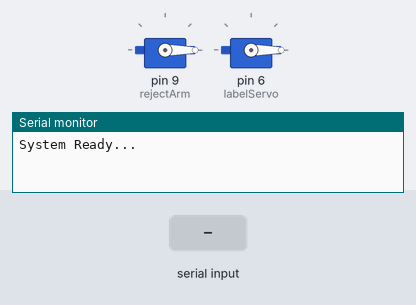
Recording of a sketch running on a simulated Arduino Uno, built with avr-gcc and run on an emulated ATmega328P. On the bench: 2 × servo, the last lines printed to the serial monitor. The inputs (shaded band) are chosen by the test bench.

Above: at 1.2 s.
1.3 s: "ACCEPT\n" received over Serial
At 2.2 s:
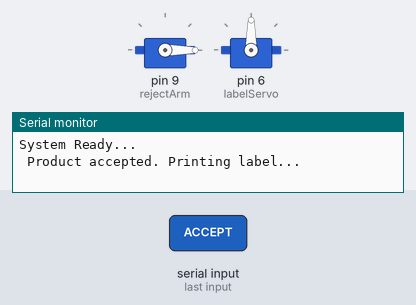
3.9 s: "REJECT\n" received over Serial
At 4.6 s:
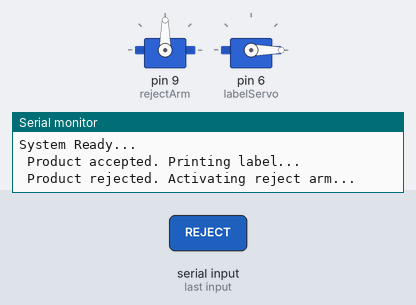
Timing chart, 0 to 6.9 s (numbered marks = the images above; inputs shaded):
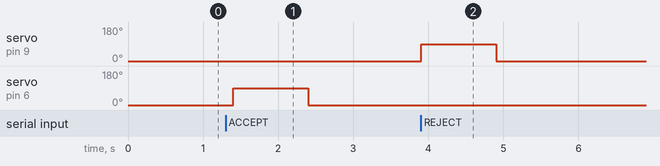

Measured:
- after the input at 1.3 s, servo on pin 6 (labelServo): 0° → 90° after 0.10 s, → 0° 1.0 s later
- after the input at 3.9 s, servo on pin 9 (rejectArm): 0° → 90° at once, → 0° 1.0 s later

The sketch:

smart_label_.ino
```cpp
#include <Servo.h>

Servo rejectArm;
Servo labelServo;

int productSensor = 2;  // IR OUT pin (we simulate this manually)

void setup() {
  Serial.begin(9600);
  Serial.println("System Ready...");

  pinMode(productSensor, INPUT);

  rejectArm.attach(9);   // Rejection arm
  labelServo.attach(6);  // Labeling servo

  rejectArm.write(0);
  labelServo.write(0);
}

void loop() {
  // Simulate IR sensor detecting an object (force LOW once every 10 sec)
  static unsigned long lastTrigger = 0;
  if (millis() - lastTrigger > 10000) {
    Serial.println("Simulated IR detection...");
    Serial.println("CAPTURE_IMAGE");
    lastTrigger = millis();
  }

  // Wait for Python AI to reply
  if (Serial.available()) {
    String decision = Serial.readStringUntil('\n');

    if (decision == "ACCEPT") {
      Serial.println(" Product accepted. Printing label...");
      labelServo.write(90);
      delay(1000);
      labelServo.write(0);
    }
    else if (decision == "REJECT") {
      Serial.println(" Product rejected. Activating reject arm...");
      rejectArm.write(90);
      delay(1000);
      rejectArm.write(0);
    }
  }

  delay(100);
}
```
